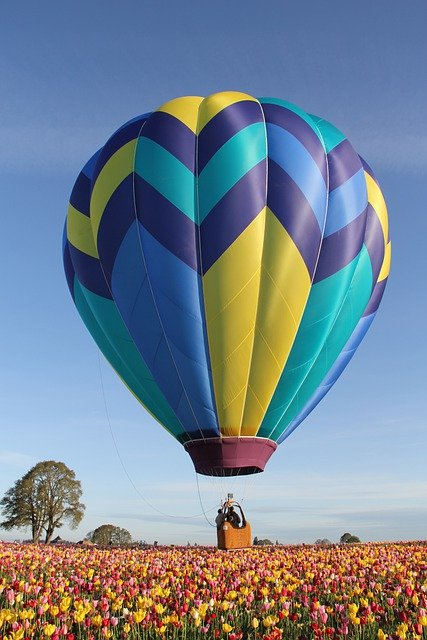
#> input picture Images/airballoon.jpg, 427 x 640 px
$ python 16_blending_alpha.py
#> lines starting #> are read from the running program, lines starting #| are printed output that depends on the picture
import cv2
import numpy as np

alpha = 0.5

img1 = cv2.imread('../../Images/airballoon.jpg')
#> img1 is the input picture: shape (640, 427, 3); mean B, G, R 146.1, 131.7, 116.3
img2 = cv2.imread('../../Images/mountain.jpg')
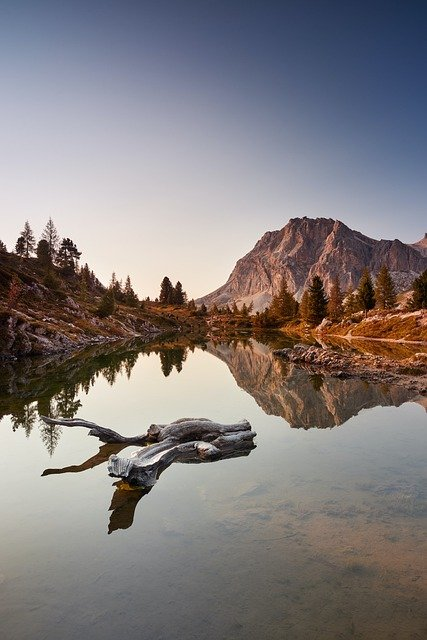
#> input picture Images/mountain.jpg, 427 x 640 px
#> img2 is the input picture: shape (640, 427, 3); mean B, G, R 125.4, 124.7, 130.4

blended = img1 * alpha + img2 * (1 - alpha)
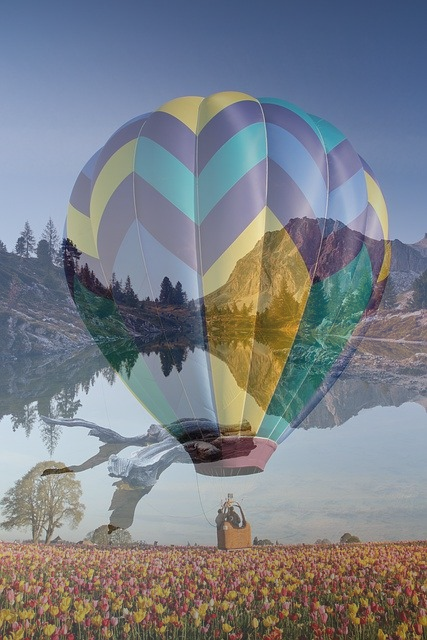
#> blended: shape (640, 427, 3) float64; mean B, G, R 135.7, 128.2, 123.4
blended = blended.astype(np.uint8)
cv2.imshow('img1 * alpha + img2 * (1 - alpha)', blended)

dst = cv2.addWeighted(img1, alpha, img2, (1-alpha), 0)
cv2.imshow('cv2.addWeighted', dst)

cv2.waitKey()
cv2.destroyAllWindows()
